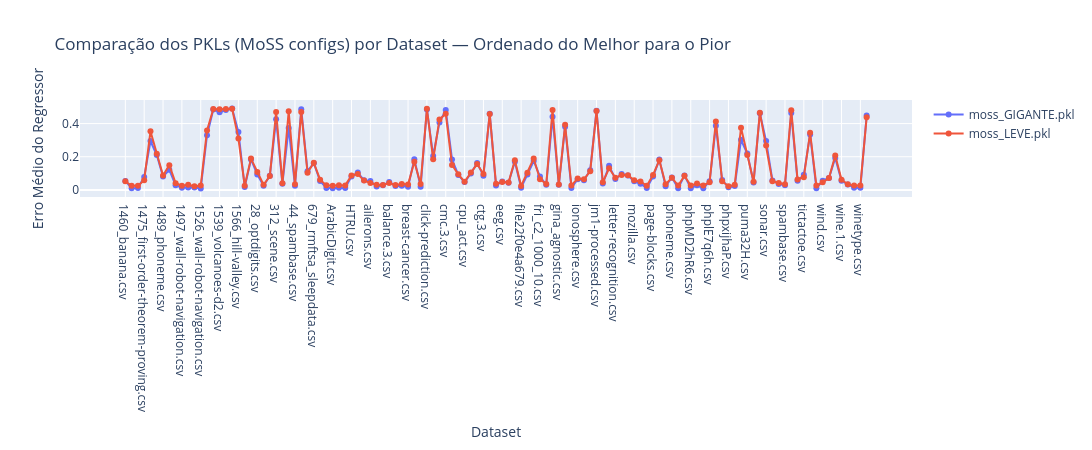
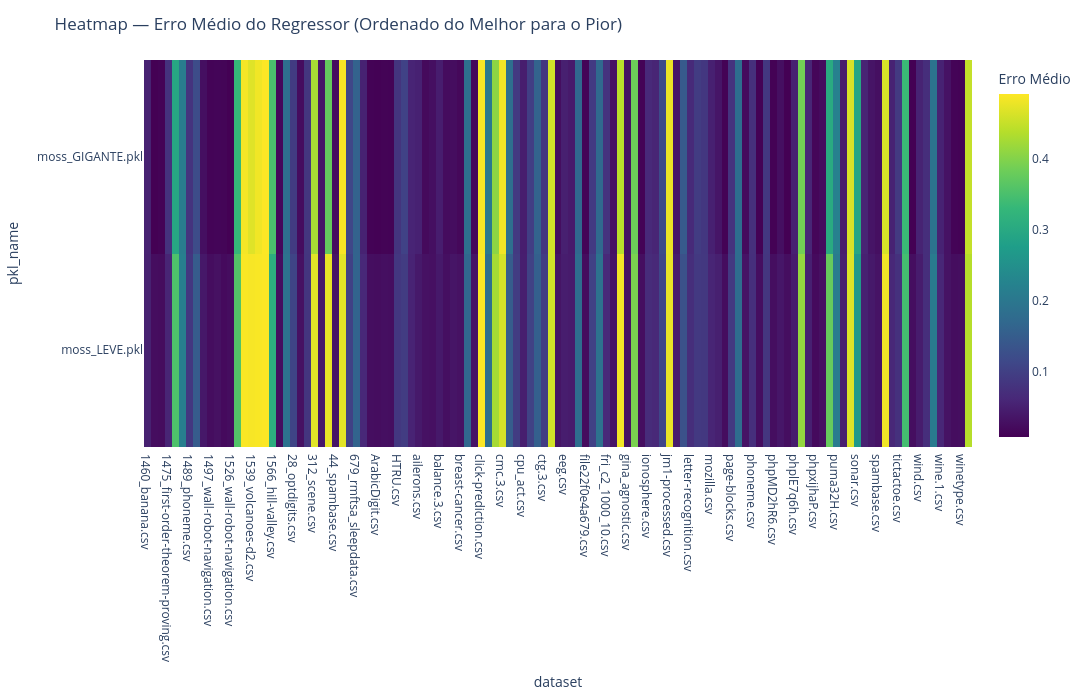
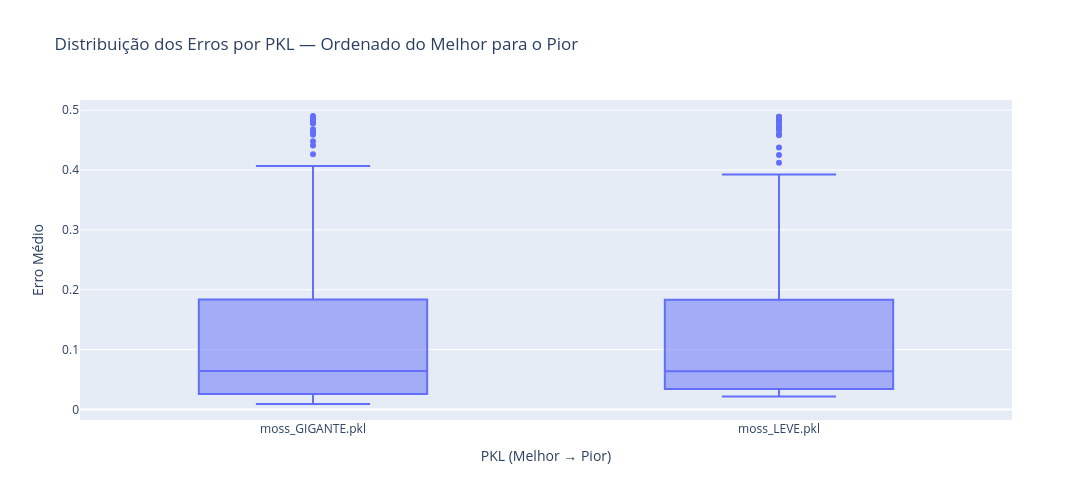
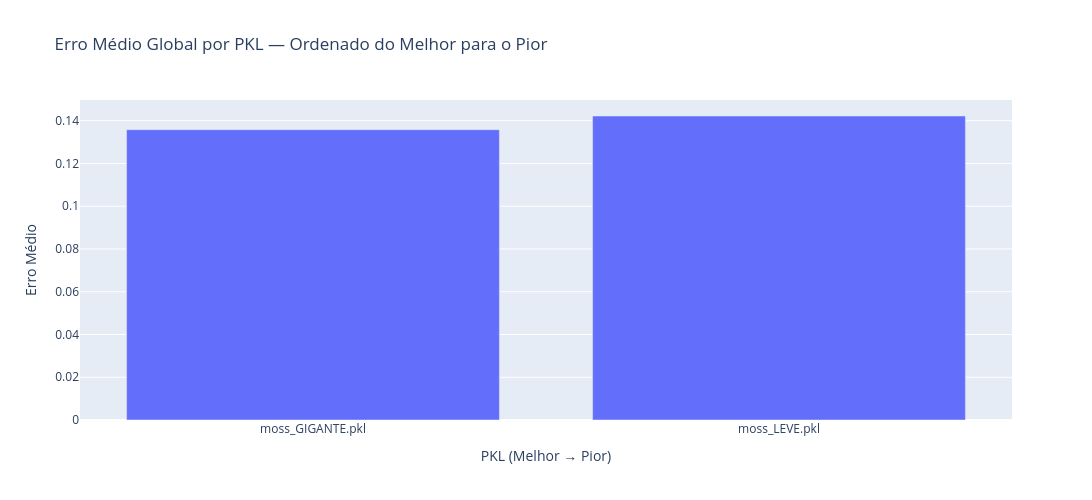

Notebook cell for these charts, in order:
### Code cell
import pandas as pd
import plotly.express as px
import plotly.graph_objects as go

# -----------------------------------------------------------
# Carregar resultados
# -----------------------------------------------------------
df = pd.read_csv("resultados_regressor_por_pkl.csv")

# Ordenar datasets pelo nome
df["dataset"] = df["dataset"].astype(str)
datasets_ordenados = sorted(df["dataset"].unique())
df["dataset"] = pd.Categorical(df["dataset"], categories=datasets_ordenados, ordered=True)

# -----------------------------------------------------------
# Ordenar PKLs do melhor (menor erro) para o pior
# -----------------------------------------------------------
df_media = df.groupby("pkl_name")["erro_medio_regressor"].mean().reset_index()
df_media = df_media.sort_values("erro_medio_regressor")
pkls_ordenados = df_media["pkl_name"].tolist()

df["pkl_name"] = pd.Categorical(df["pkl_name"], categories=pkls_ordenados, ordered=True)

# -----------------------------------------------------------
# Gráfico de Linhas (1 linha por PKL)
# -----------------------------------------------------------
fig = go.Figure()

for pkl in pkls_ordenados:
    df_p = df[df["pkl_name"] == pkl].sort_values("dataset")
    fig.add_trace(go.Scatter(
        x=df_p["dataset"],
        y=df_p["erro_medio_regressor"],
        mode="lines+markers",
        name=pkl
    ))

fig.update_layout(
    title="Comparação dos PKLs (MoSS configs) por Dataset — Ordenado do Melhor para o Pior",
    xaxis_title="Dataset",
    yaxis_title="Erro Médio do Regressor",
    width=1100,
    height=450
)

fig.show()

# -----------------------------------------------------------
# Heatmap PKL × Dataset (erro)
# -----------------------------------------------------------
pivot = df.pivot(index="pkl_name", columns="dataset", values="erro_medio_regressor")
pivot = pivot.loc[pkls_ordenados]  # garanto a ordem

fig = px.imshow(
    pivot,
    color_continuous_scale="viridis",
    aspect="auto",
    labels=dict(color="Erro Médio"),
)

fig.update_layout(
    title="Heatmap — Erro Médio do Regressor (Ordenado do Melhor para o Pior)",
    width=1200,
    height=700
)

fig.show()

# -----------------------------------------------------------
# Boxplot: Distribuição dos erros por PKL
# -----------------------------------------------------------
fig = px.box(
    df,
    x="pkl_name",
    y="erro_medio_regressor",
    category_orders={"pkl_name": pkls_ordenados},
    title="Distribuição dos Erros por PKL — Ordenado do Melhor para o Pior"
)

fig.update_layout(
    xaxis_title="PKL (Melhor → Pior)",
    yaxis_title="Erro Médio",
    width=1200,
    height=500
)

fig.show()

# -----------------------------------------------------------
# Barras: Erro Médio Global por PKL
# -----------------------------------------------------------
fig = px.bar(
    df_media,
    x="pkl_name",
    y="erro_medio_regressor",
    category_orders={"pkl_name": pkls_ordenados},
    title="Erro Médio Global por PKL — Ordenado do Melhor para o Pior"
)

fig.update_layout(
    xaxis_title="PKL (Melhor → Pior)",
    yaxis_title="Erro Médio",
    width=1100,
    height=500
)

fig.show()

### Figure 1 — Plotly figure (JSON) as saved in the notebook; plotly's stock layout.template omitted (floating-point values rounded to 4 significant figures)
{"data": [{"mode": "lines+markers", "name": "moss_GIGANTE.pkl", "type": "scatter", "x": ["1460_banana.csv", "1462_banknote-authentication.csv", "1466_cardiotocography.csv", "1475_first-order-theorem-proving.csv", "1479_hill-valley.csv", "1485_madelon.csv", "1489_phoneme.csv", "1494_qsar-biodeg.csv", "1496_ringnorm.csv", "1497_wall-robot-navigation.csv", "1504_steel-plates-fault.csv", "1507_twonorm.csv", "1526_wall-robot-navigation.csv", "1535_volcanoes-b5.csv", "1538_volcanoes-d1.csv", "1539_volcanoes-d2.csv", "1540_volcanoes-d3.csv", "1541_volcanoes-d4.csv", "1566_hill-valley.csv", "182_satimage.csv", "23_cmc.csv", "28_optdigits.csv", "294_satellite_image.csv", "30_page-blocks.csv", "312_scene.csv", "375_JapaneseVowels.csv", "40733_yeast.csv", "44_spambase.csv", "4538_GesturePhaseSegmentationProcessed.csv", "60_waveform-5000.csv", "679_rmftsa_sleepdata.csv", "AedesQuinx.csv", "AedesSex.csv", "ArabicDigit.csv", "BNG.csv", "BNG_breast-w.csv", "HTRU.csv", "MagicTelescope.csv", "abalone.csv", "ailerons.csv", "anuranCalls.csv", "balance.1.csv", "balance.3.csv", "balloon.csv", "bank8FM.csv", "breast-cancer.csv", "churn.csv", "clean2.csv", "click-prediction.csv", "cmc.1.csv", "cmc.2.csv", "cmc.3.csv", "cmc.csv", "covtype_reduced.csv", "cpu_act.csv", "ctg.1.csv", "ctg.2.csv", "ctg.3.csv", "default_credit_card_clients.csv", "delta_ailerons.csv", "eeg.csv", "electricity-normalized.csv", "elevators.csv", "file22f0e4a679.csv", "file79b563a1a18.csv", "file7b5365fa741c.csv", "fri_c2_1000_10.csv", "fried.csv", "german.csv", "gina_agnostic.csv", "haberman.csv", "houses.csv", "ionosphere.csv", "iris.2.csv", "iris.3.csv", "jm1-processed.csv", "kdd_JapaneseVowels.csv", "kin8nm.csv", "letter-recognition.csv", "magic.csv", "mammographic.csv", "mozilla.csv", "namao.csv", "occupancy.csv", "page-blocks.csv", "pageblocks.5.csv", "pendigits.csv", "phoneme.csv", "php50jXam.csv", "phpGUrE90.csv", "phpMD2hR6.csv", "phpWfYmlu.csv", "phphQEck0.csv", "phplE7q6h.csv", "phpmPOD5A.csv", "phpwRjVjk.csv", "phpxijhaP.csv", "pol.csv", "pollen.csv", "puma32H.csv", "puma8NH.csv", "quake.csv", "sonar.csv", "space_ga.csv", "spambase(1).csv", "spambase.csv", "spectf.csv", "sylva_prior.csv", "tictactoe.csv", "transfusion.csv", "visualizing_soil.csv", "wind.csv", "wine-q-red.csv", "wine-q-white.csv", "wine.1.csv", "wine.2.csv", "wine.3.csv", "winetype.csv", "yeast.csv"], "y": [0.05406, 0.009676, 0.01139, 0.07833, 0.295, 0.2099, 0.08007, 0.121, 0.02774, 0.01344, 0.01456, 0.01421, 0.009028, 0.3303, 0.4843, 0.468, 0.4815, 0.4903, 0.3493, 0.01742, 0.1839, 0.09353, 0.02476, 0.08565, 0.4263, 0.03774, 0.3737, 0.02538, 0.4864, 0.1131, 0.1615, 0.05381, 0.01131, 0.01058, 0.01258, 0.01191, 0.08148, 0.1051, 0.05747, 0.05339, 0.02093, 0.02781, 0.0481, 0.02408, 0.02555, 0.01835, 0.1847, 0.01869, 0.4856, 0.2046, 0.4068, 0.4811, 0.1835, 0.08985, 0.04702, 0.09893, 0.1617, 0.08604, 0.459, 0.02668, 0.0512, 0.04366, 0.17, 0.01357, 0.09243, 0.1745, 0.0804, 0.0307, 0.4408, 0.03083, 0.3813, 0.01164, 0.06415, 0.05798, 0.1187, 0.4779, 0.03826, 0.145, 0.06558, 0.09552, 0.08718, 0.05145, 0.03707, 0.01165, 0.08055, 0.1827, 0.02217, 0.07527, 0.009837, 0.0874, 0.01053, 0.02807, 0.009599, 0.05149, 0.3864, 0.05919, 0.01624, 0.02334, 0.3021, 0.2198, 0.04506, 0.463, 0.2945, 0.05703, 0.0355, 0.0286, 0.4632, 0.05455, 0.09102, 0.3345, 0.009582, 0.05575, 0.072, 0.193, 0.05449, 0.03256, 0.01314, 0.01223, 0.4482]}, {"mode": "lines+markers", "name": "moss_LEVE.pkl", "type": "scatter", "x": ["1460_banana.csv", "1462_banknote-authentication.csv", "1466_cardiotocography.csv", "1475_first-order-theorem-proving.csv", "1479_hill-valley.csv", "1485_madelon.csv", "1489_phoneme.csv", "1494_qsar-biodeg.csv", "1496_ringnorm.csv", "1497_wall-robot-navigation.csv", "1504_steel-plates-fault.csv", "1507_twonorm.csv", "1526_wall-robot-navigation.csv", "1535_volcanoes-b5.csv", "1538_volcanoes-d1.csv", "1539_volcanoes-d2.csv", "1540_volcanoes-d3.csv", "1541_volcanoes-d4.csv", "1566_hill-valley.csv", "182_satimage.csv", "23_cmc.csv", "28_optdigits.csv", "294_satellite_image.csv", "30_page-blocks.csv", "312_scene.csv", "375_JapaneseVowels.csv", "40733_yeast.csv", "44_spambase.csv", "4538_GesturePhaseSegmentationProcessed.csv", "60_waveform-5000.csv", "679_rmftsa_sleepdata.csv", "AedesQuinx.csv", "AedesSex.csv", "ArabicDigit.csv", "BNG.csv", "BNG_breast-w.csv", "HTRU.csv", "MagicTelescope.csv", "abalone.csv", "ailerons.csv", "anuranCalls.csv", "balance.1.csv", "balance.3.csv", "balloon.csv", "bank8FM.csv", "breast-cancer.csv", "churn.csv", "clean2.csv", "click-prediction.csv", "cmc.1.csv", "cmc.2.csv", "cmc.3.csv", "cmc.csv", "covtype_reduced.csv", "cpu_act.csv", "ctg.1.csv", "ctg.2.csv", "ctg.3.csv", "default_credit_card_clients.csv", "delta_ailerons.csv", "eeg.csv", "electricity-normalized.csv", "elevators.csv", "file22f0e4a679.csv", "file79b563a1a18.csv", "file7b5365fa741c.csv", "fri_c2_1000_10.csv", "fried.csv", "german.csv", "gina_agnostic.csv", "haberman.csv", "houses.csv", "ionosphere.csv", "iris.2.csv", "iris.3.csv", "jm1-processed.csv", "kdd_JapaneseVowels.csv", "kin8nm.csv", "letter-recognition.csv", "magic.csv", "mammographic.csv", "mozilla.csv", "namao.csv", "occupancy.csv", "page-blocks.csv", "pageblocks.5.csv", "pendigits.csv", "phoneme.csv", "php50jXam.csv", "phpGUrE90.csv", "phpMD2hR6.csv", "phpWfYmlu.csv", "phphQEck0.csv", "phplE7q6h.csv", "phpmPOD5A.csv", "phpwRjVjk.csv", "phpxijhaP.csv", "pol.csv", "pollen.csv", "puma32H.csv", "puma8NH.csv", "quake.csv", "sonar.csv", "space_ga.csv", "spambase(1).csv", "spambase.csv", "spectf.csv", "sylva_prior.csv", "tictactoe.csv", "transfusion.csv", "visualizing_soil.csv", "wind.csv", "wine-q-red.csv", "wine-q-white.csv", "wine.1.csv", "wine.2.csv", "wine.3.csv", "winetype.csv", "yeast.csv"], "y": [0.05244, 0.02514, 0.0244, 0.05843, 0.3532, 0.2177, 0.08727, 0.1494, 0.04069, 0.02524, 0.03033, 0.0217, 0.02585, 0.3579, 0.4882, 0.4857, 0.4877, 0.4893, 0.3093, 0.0255, 0.189, 0.108, 0.03077, 0.08367, 0.4697, 0.04075, 0.4743, 0.03453, 0.4702, 0.1033, 0.1633, 0.06189, 0.02731, 0.02491, 0.02864, 0.02715, 0.08687, 0.09518, 0.05622, 0.04221, 0.03131, 0.02989, 0.04147, 0.02882, 0.03626, 0.03189, 0.1699, 0.03539, 0.4892, 0.1846, 0.4251, 0.4599, 0.1509, 0.09413, 0.04918, 0.1042, 0.1558, 0.09583, 0.4582, 0.03636, 0.04752, 0.04455, 0.1795, 0.02381, 0.1034, 0.1893, 0.06461, 0.03555, 0.4826, 0.03198, 0.3924, 0.02637, 0.06831, 0.06368, 0.113, 0.4756, 0.04559, 0.1301, 0.07304, 0.09003, 0.08863, 0.05824, 0.05115, 0.0249, 0.09006, 0.1794, 0.03383, 0.07379, 0.02625, 0.08461, 0.02623, 0.03825, 0.02668, 0.04624, 0.4123, 0.05197, 0.02199, 0.03033, 0.3755, 0.2099, 0.04869, 0.466, 0.267, 0.05246, 0.04137, 0.03409, 0.4811, 0.0626, 0.07702, 0.3442, 0.02641, 0.04557, 0.07162, 0.208, 0.06138, 0.03335, 0.02581, 0.02638, 0.4378]}], "layout": {"height": 450, "title": {"text": "Comparação dos PKLs (MoSS configs) por Dataset — Ordenado do Melhor para o Pior"}, "width": 1100, "xaxis": {"title": {"text": "Dataset"}}, "yaxis": {"title": {"text": "Erro Médio do Regressor"}}}}

### Figure 2 — Plotly figure (JSON) as saved in the notebook; plotly's stock layout.template omitted (floating-point values rounded to 4 significant figures; data arrays with more than 128 entries replaced by an {"elided": "..."} marker saying what was removed)
{"data": [{"coloraxis": "coloraxis", "hovertemplate": "dataset: %{x}<br>pkl_name: %{y}<br>Erro Médio: %{z}<extra></extra>", "name": "0", "type": "heatmap", "x": ["1460_banana.csv", "1462_banknote-authentication.csv", "1466_cardiotocography.csv", "1475_first-order-theorem-proving.csv", "1479_hill-valley.csv", "1485_madelon.csv", "1489_phoneme.csv", "1494_qsar-biodeg.csv", "1496_ringnorm.csv", "1497_wall-robot-navigation.csv", "1504_steel-plates-fault.csv", "1507_twonorm.csv", "1526_wall-robot-navigation.csv", "1535_volcanoes-b5.csv", "1538_volcanoes-d1.csv", "1539_volcanoes-d2.csv", "1540_volcanoes-d3.csv", "1541_volcanoes-d4.csv", "1566_hill-valley.csv", "182_satimage.csv", "23_cmc.csv", "28_optdigits.csv", "294_satellite_image.csv", "30_page-blocks.csv", "312_scene.csv", "375_JapaneseVowels.csv", "40733_yeast.csv", "44_spambase.csv", "4538_GesturePhaseSegmentationProcessed.csv", "60_waveform-5000.csv", "679_rmftsa_sleepdata.csv", "AedesQuinx.csv", "AedesSex.csv", "ArabicDigit.csv", "BNG.csv", "BNG_breast-w.csv", "HTRU.csv", "MagicTelescope.csv", "abalone.csv", "ailerons.csv", "anuranCalls.csv", "balance.1.csv", "balance.3.csv", "balloon.csv", "bank8FM.csv", "breast-cancer.csv", "churn.csv", "clean2.csv", "click-prediction.csv", "cmc.1.csv", "cmc.2.csv", "cmc.3.csv", "cmc.csv", "covtype_reduced.csv", "cpu_act.csv", "ctg.1.csv", "ctg.2.csv", "ctg.3.csv", "default_credit_card_clients.csv", "delta_ailerons.csv", "eeg.csv", "electricity-normalized.csv", "elevators.csv", "file22f0e4a679.csv", "file79b563a1a18.csv", "file7b5365fa741c.csv", "fri_c2_1000_10.csv", "fried.csv", "german.csv", "gina_agnostic.csv", "haberman.csv", "houses.csv", "ionosphere.csv", "iris.2.csv", "iris.3.csv", "jm1-processed.csv", "kdd_JapaneseVowels.csv", "kin8nm.csv", "letter-recognition.csv", "magic.csv", "mammographic.csv", "mozilla.csv", "namao.csv", "occupancy.csv", "page-blocks.csv", "pageblocks.5.csv", "pendigits.csv", "phoneme.csv", "php50jXam.csv", "phpGUrE90.csv", "phpMD2hR6.csv", "phpWfYmlu.csv", "phphQEck0.csv", "phplE7q6h.csv", "phpmPOD5A.csv", "phpwRjVjk.csv", "phpxijhaP.csv", "pol.csv", "pollen.csv", "puma32H.csv", "puma8NH.csv", "quake.csv", "sonar.csv", "space_ga.csv", "spambase(1).csv", "spambase.csv", "spectf.csv", "sylva_prior.csv", "tictactoe.csv", "transfusion.csv", "visualizing_soil.csv", "wind.csv", "wine-q-red.csv", "wine-q-white.csv", "wine.1.csv", "wine.2.csv", "wine.3.csv", "winetype.csv", "yeast.csv"], "xaxis": "x", "y": ["moss_GIGANTE.pkl", "moss_LEVE.pkl"], "yaxis": "y", "z": {"elided": "2x119 float values"}}], "layout": {"coloraxis": {"colorbar": {"title": {"text": "Erro Médio"}}, "colorscale": [[0, "#440154"], [0.1111, "#482878"], [0.2222, "#3e4989"], [0.3333, "#31688e"], [0.4444, "#26828e"], [0.5556, "#1f9e89"], [0.6667, "#35b779"], [0.7778, "#6ece58"], [0.8889, "#b5de2b"], [1, "#fde725"]]}, "height": 700, "margin": {"t": 60}, "title": {"text": "Heatmap — Erro Médio do Regressor (Ordenado do Melhor para o Pior)"}, "width": 1200, "xaxis": {"anchor": "y", "domain": [0, 1], "title": {"text": "dataset"}}, "yaxis": {"anchor": "x", "autorange": "reversed", "domain": [0, 1], "title": {"text": "pkl_name"}}}}

### Figure 3 — Plotly figure (JSON) as saved in the notebook; plotly's stock layout.template omitted (floating-point values rounded to 4 significant figures; data arrays with more than 128 entries replaced by an {"elided": "..."} marker saying what was removed)
{"data": [{"alignmentgroup": "True", "hovertemplate": "pkl_name=%{x}<br>erro_medio_regressor=%{y}<extra></extra>", "legendgroup": "", "marker": {"color": "#636efa"}, "name": "", "notched": false, "offsetgroup": "", "orientation": "v", "showlegend": false, "type": "box", "x": {"elided": "238 str values"}, "x0": " ", "xaxis": "x", "y": {"elided": "238 float values"}, "y0": " ", "yaxis": "y"}], "layout": {"boxmode": "group", "height": 500, "legend": {"tracegroupgap": 0}, "title": {"text": "Distribuição dos Erros por PKL — Ordenado do Melhor para o Pior"}, "width": 1200, "xaxis": {"anchor": "y", "categoryarray": ["moss_GIGANTE.pkl", "moss_LEVE.pkl"], "categoryorder": "array", "domain": [0, 1], "title": {"text": "PKL (Melhor → Pior)"}}, "yaxis": {"anchor": "x", "domain": [0, 1], "title": {"text": "Erro Médio"}}}}

### Figure 4 — Plotly figure (JSON) as saved in the notebook; plotly's stock layout.template omitted (floating-point values rounded to 4 significant figures)
{"data": [{"hovertemplate": "pkl_name=%{x}<br>erro_medio_regressor=%{y}<extra></extra>", "legendgroup": "", "marker": {"color": "#636efa", "pattern": {"shape": ""}}, "name": "", "orientation": "v", "showlegend": false, "textposition": "auto", "type": "bar", "x": ["moss_GIGANTE.pkl", "moss_LEVE.pkl"], "xaxis": "x", "y": [0.1358, 0.1422], "yaxis": "y"}], "layout": {"barmode": "relative", "height": 500, "legend": {"tracegroupgap": 0}, "title": {"text": "Erro Médio Global por PKL — Ordenado do Melhor para o Pior"}, "width": 1100, "xaxis": {"anchor": "y", "categoryarray": ["moss_GIGANTE.pkl", "moss_LEVE.pkl"], "categoryorder": "array", "domain": [0, 1], "title": {"text": "PKL (Melhor → Pior)"}}, "yaxis": {"anchor": "x", "domain": [0, 1], "title": {"text": "Erro Médio"}}}}
